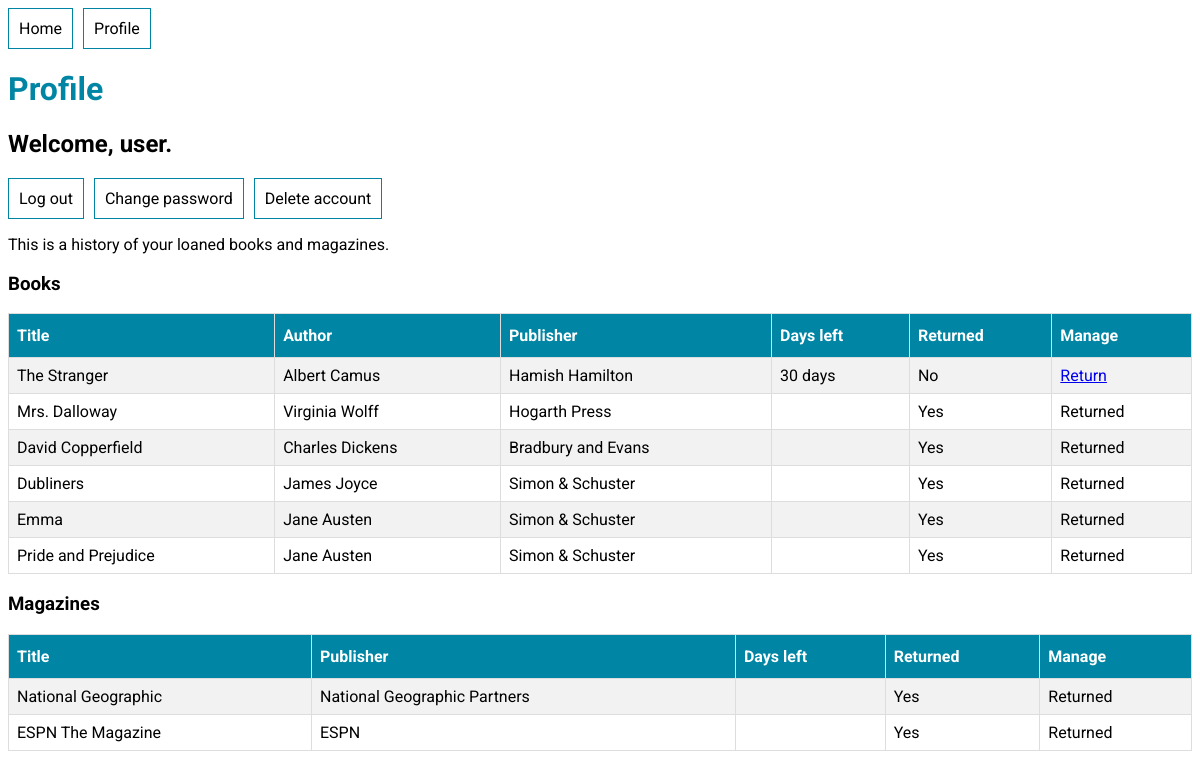
Before: /user/profile/ (signed in) with the older database file.
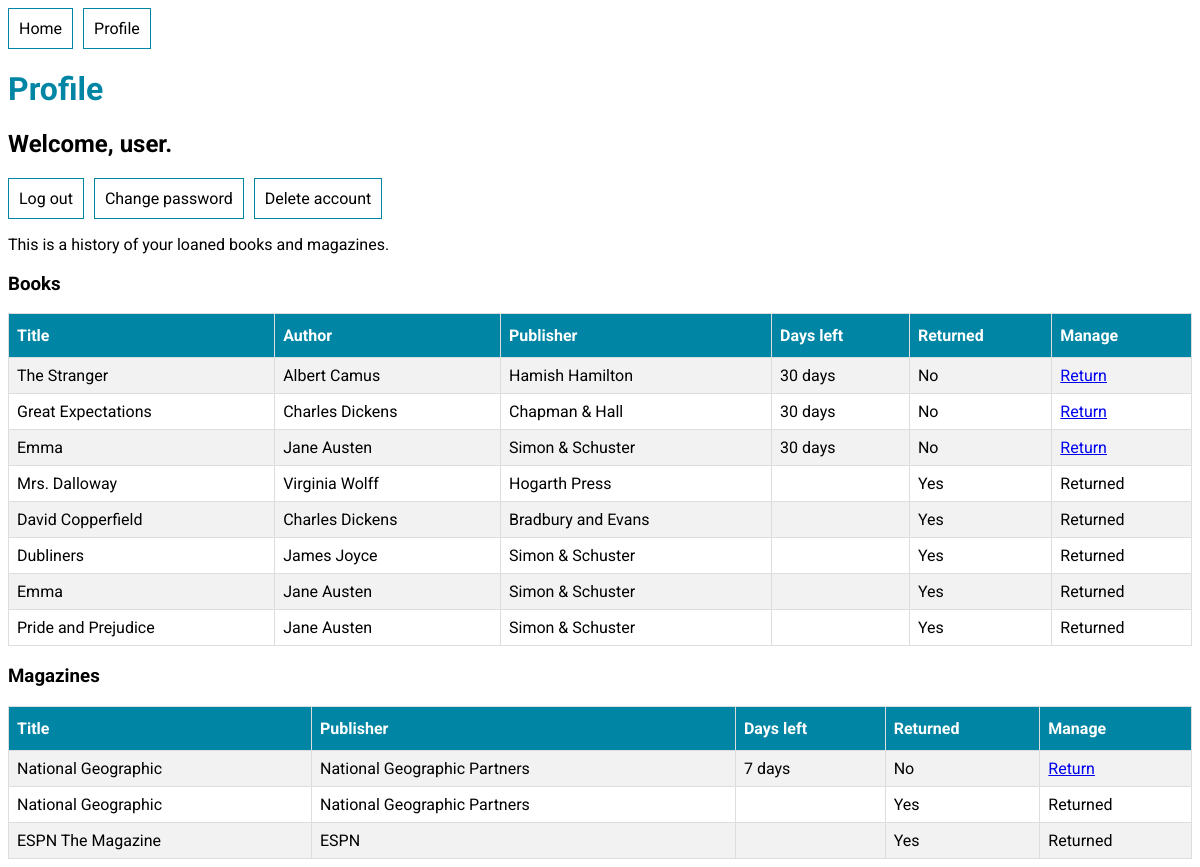
After: the same page with the newer database file.
### library_app/models.py (models this page shows, shortened)
class BookLoan(models.Model):
    user = models.ForeignKey(User, on_delete=models.CASCADE)
    book = models.ForeignKey(Book, on_delete=models.CASCADE)
    loaned_timestamp = models.DateTimeField(auto_now_add=True)
    returned_timestamp = models.DateTimeField(null=True)
    def daysLeft(self):
        date_to_return = self.loaned_timestamp + \
        timedelta(days=loan_days_limit['book'])
        days_left = (date_to_return - self.loaned_timestamp).days
        return days_left

class Book(models.Model):
    title = models.CharField(max_length=200)
    author = models.CharField(max_length=200)
    publisher = models.CharField(max_length=200)
    is_available = models.BooleanField(default=True)

class MagazineLoan(models.Model):
    user = models.ForeignKey(User, on_delete=models.CASCADE)
    magazine = models.ForeignKey(Magazine, on_delete=models.CASCADE)
    loaned_timestamp = models.DateTimeField(auto_now_add=True)
    returned_timestamp = models.DateTimeField(null=True)
    def daysLeft(self):
        date_to_return = self.loaned_timestamp + \
        timedelta(days=loan_days_limit['magazine'])
        days_left = (date_to_return - self.loaned_timestamp).days
        return days_left

class Magazine(models.Model):
    title = models.CharField(max_length=200)
    publisher = models.CharField(max_length=200)
    is_available = models.BooleanField(default=True)

### user_app/views.py (the view)
# urls.py: path("profile/", views.profile, name="profile"),
@login_required
def profile(request):
    user = request.user
    bookloans = BookLoan.objects.filter(user=user).order_by("returned_timestamp")
    magazineloans = MagazineLoan.objects.filter(user=user).order_by("returned_timestamp")
    context = {"bookloans": bookloans, "magazineloans": magazineloans, "user": user}
    return render(request, "user_app/profile.html", context)

### templates/user_app/profile.html (shortened to what this page needs)
{% extends "base.html" %}
{% block content %}
<h1>Profile</h1>
<div>
    <h2>Welcome, {{user.username}}.</h2>
    <ul>
        <li><a href="{% url 'user_app:logout' %}">Log out</a></li>
        <li><a href="{% url 'user_app:change_password' %}">Change password</a></li>
        <li><a href="{% url 'user_app:delete_account' %}">Delete account</a></li>
    </ul>
    <p>This is a history of your loaned books and magazines.</p>
    <div>
        <h3>Books</h3>
        {% if bookloans.count %}
        <table>
            <tr>
                <th>Title</th>
                <th>Author</th>
                <th>Publisher</th>
                <th>Days left</th>
                <th>Returned</th>
                <th>Manage</th>
            </tr>
            {% for bookloan in bookloans %}
            <tr>
                <td>{{bookloan.book.title}}</td>
                <td>{{bookloan.book.author}}</td>
                <td>{{bookloan.book.publisher}}</td>
                <td>{% if bookloan.returned_timestamp is not None %} {% else %} {{bookloan.daysLeft}} days {% endif %}</td>
                <td>{% if bookloan.returned_timestamp is not None %} Yes {% else %} No {% endif %}</td>
                <td>{% if bookloan.returned_timestamp is not None %} Returned {% else %}<a href="{% url "user_app:return_item" "book" bookloan.book.id%}">Return</a> {% endif %}</td>
            </tr>
            {% endfor %}
        </table>
        {% else %}
            <p>You currently have no loaned books.</p>
        {% endif %}
   <h3>Magazines</h3>
    {% if magazineloans.count %}
      <table>
        <tr>
          <th>Title</th>
          <th>Publisher</th>
          <th>Days left</th>
          <th>Returned</th>
          <th>Manage</th>
        </tr>
        {% for magazineloan in magazineloans %}
        <tr>
          <td>{{magazineloan.magazine.title}}</td>
          <td>{{magazineloan.magazine.publisher}}</td>
          <td>{% if magazineloan.returned_timestamp is not None %} {% else %} {{magazineloan.daysLeft}} days {% endif %}</td>
          <td>{% if magazineloan.returned_timestamp is not None %} Yes {% else %} No {% endif %}</td>
          <td>{% if magazineloan.returned_timestamp is not None %} Returned {% else %}<a href="{% url "user_app:return_item" "magazine" magazineloan.magazine.id%}">Return</a> {% endif %}</td>
        </tr>
        {% endfor %}
      </table>
    {% else %}
      <p>You currently have no loaned magazines.</p>
    {% endif %}
    </div>
</div>
{% endblock content %}

Changed rows visible on the page:
added BookLoan: book "Great Expectations", book.author "Charles Dickens", book.publisher "Chapman & Hall", daysLeft "30", shows "No", shows "Return"
added BookLoan: book "Emma", book.author "Jane Austen", book.publisher "Simon & Schuster", daysLeft "30", shows "No", shows "Return"
added MagazineLoan: magazine "National Geographic", magazine.publisher "National Geographic Partners", daysLeft "7", shows "No", shows "Return"
